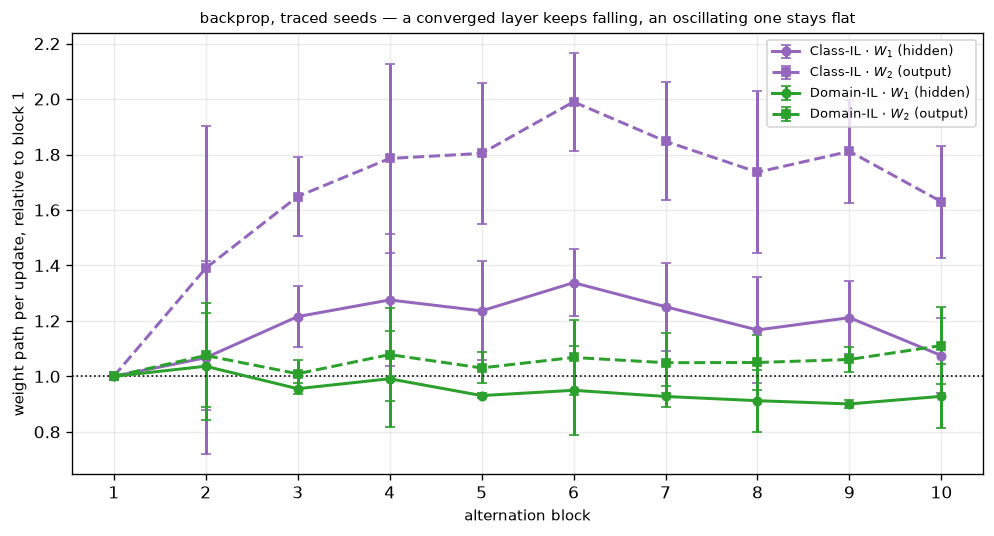

Python code for this plot:
"""What do the weights themselves do, layer by layer, under repeated alternation?

900-series PLOT SCRIPT. Loads saved arrays, trains nothing. Results R5.

ONE PLOT for now, one grid cell, form from 007's SK_PATH: per-layer weight movement per
alternation block, both scenarios. The companion card (SK_DRIFT, hidden-code drift) needs data
that does NOT exist in any saved array -- see the note at the bottom.

THE CLAIM IT TESTS, STATED IN WEIGHTS RATHER THAN ACCURACY. 007's card predicts that W1 converges
while W2 keeps oscillating in Class-IL -- the output-competition claim expressed in parameters.

⚠ THE RESULT SUPPORTS THE SCENARIO SPLIT BUT NOT THE CARD'S EXACT WORDING, and the caption should
say the second thing. Per-update weight path, relative to each layer's own first block:

    Class-IL   W1  1.00 → 1.34        W2  1.00 → 1.99      both ACCELERATE, W2 far more
    Domain-IL  W1  1.00 → 0.93        W2  1.00 → 1.11      both FLAT

Neither Class-IL layer converges: both move MORE per update as blocks go by, and the output layer
roughly doubles its rate while the trunk rises by a third. Domain-IL does neither -- its rate is
steady in both layers. So the asymmetry the card predicts is real and it is between SCENARIOS
rather than between layers within Class-IL: the readout is where Class-IL's acceleration
concentrates, which is the output-competition claim, but the trunk accelerates too and is not
"converged".

This is the same run 917 and 918 draw, analysed a third way -- one experiment, three figures.

⚠ NORMALISED PER LAYER, because W1 has 6272 parameters and W2 has 320. Raw norms would make W1
larger by construction and say nothing. Each layer's per-block path is divided by its own FIRST
block, so every series starts at 1.0 and the question becomes "how much of its initial movement is
this layer still doing".

⚠ BLOCK LENGTH IS A DEPENDENT VARIABLE under matched competence -- blocks shorten from ~400 to ~50
updates in Class-IL. A layer could move less per block simply because the block is shorter. Both
the raw per-block path AND the path per update are therefore printed, and the figure draws the
PER-UPDATE version, which is the one that is not confounded by block length.

PROVENANCE
    804_repeated_alternation_{scenario}.npz   weight traces for seeds 10-12 of each rule
    (TRACE_SEEDS = 3), W1 and W2 both stored, config_800.yaml, matched competence per block.

⚠ THE COMPANION FIGURE CANNOT BE BUILT FROM EXISTING DATA. 007's SK_DRIFT card asks for hidden-code
displacement during task 2, resolved by whether a unit is task-1 or task-2 selective, against a
frozen-weight baseline. 803 stores the linear probe's ACCURACY at each checkpoint, not the hidden
codes themselves, and no other array holds them. `src/probes.py` already provides
`code_snapshot`/`code_drift`, so this is instrumentation of an existing protocol rather than a new
experiment -- it needs an 800-series run (807) that logs codes on a fixed task-1 batch through
task 2. That is the largest genuine gap in the project and it is cheap to close.
"""
import sys
from pathlib import Path

ROOT = Path(__file__).resolve().parents[1]
sys.path.insert(0, str(ROOT))

import numpy as np
import matplotlib.pyplot as plt

from src.protocol import figure_path

EXP = ROOT / "experiments"
SCENARIOS = ["class_il", "domain_il"]
NICE = {"class_il": "Class-IL", "domain_il": "Domain-IL"}
LAYERS = [("trace_W1", "$W_1$ (hidden)", "-", "o"), ("trace_W2", "$W_2$ (output)", "--", "s")]
COLORS = {"class_il": "tab:purple", "domain_il": "tab:green"}
RULE = "backprop"


def per_block_path(scenario, key):
    """Total distance travelled in each block, and per update, averaged over traced seeds."""
    d = np.load(EXP / f"804_repeated_alternation_{scenario}.npz", allow_pickle=True)
    raw, per_upd = [], []
    for i, m in enumerate(d["methods"]):
        if m != RULE or f"{key}_{i}" not in d.files:
            continue
        X = np.asarray(d[f"{key}_{i}"], float)
        steps, sw = np.asarray(d[f"steps_{i}"]), np.asarray(d[f"switches_{i}"])
        bounds = [0] + [int(np.searchsorted(steps, w, side="right")) for w in sw]
        step_norm = np.linalg.norm(np.diff(X, axis=0), axis=1)
        blocks, lens = [], []
        for b in range(len(bounds) - 1):
            lo, hi = bounds[b], min(bounds[b + 1], len(step_norm))
            blocks.append(step_norm[lo:hi].sum())
            lens.append(max(1, (sw[b] - (sw[b - 1] if b else 0))))
        raw.append(blocks)
        per_upd.append(np.array(blocks) / np.array(lens))
    return np.array(raw), np.array(per_upd)


if __name__ == "__main__":
    fig, ax = plt.subplots(figsize=(8.4, 4.6))
    for s in SCENARIOS:
        for key, lab, ls, mk in LAYERS:
            raw, per_upd = per_block_path(s, key)
            mu = per_upd.mean(axis=0)
            mu = mu / mu[0]                       # each layer against its own first block
            se = (per_upd / per_upd[:, :1]).std(axis=0, ddof=1) / np.sqrt(per_upd.shape[0])
            x = np.arange(1, len(mu) + 1)
            ax.errorbar(x, mu, yerr=se, ls=ls, marker=mk, ms=5, lw=1.8, capsize=3,
                        color=COLORS[s], label=f"{NICE[s]} · {lab}")
            print(f"  {NICE[s]:10s} {lab:16s} per-update path / block 1: "
                  + "  ".join(f"{v:.2f}" for v in mu))
            print(f"  {NICE[s]:10s} {lab:16s} raw per-block path:        "
                  + "  ".join(f"{v:.2f}" for v in raw.mean(axis=0)))
    ax.axhline(1.0, color="k", lw=1.0, ls=":")
    ax.set_xticks(np.arange(1, 11))
    ax.set_xlabel("alternation block", fontsize=9)
    ax.set_ylabel("weight path per update, relative to block 1", fontsize=9)
    ax.set_title(f"{RULE}, traced seeds — a converged layer keeps falling, "
                 f"an oscillating one stays flat", fontsize=9)
    ax.grid(alpha=0.25)
    ax.legend(fontsize=8)
    fig.tight_layout()
    out = figure_path(__file__)
    fig.savefig(out, dpi=120, bbox_inches="tight")
    print(f"saved {out}")
